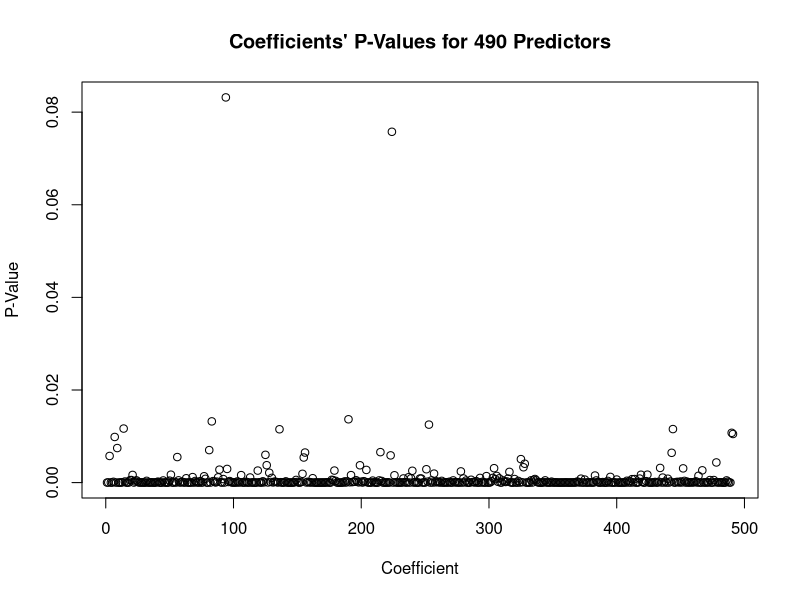
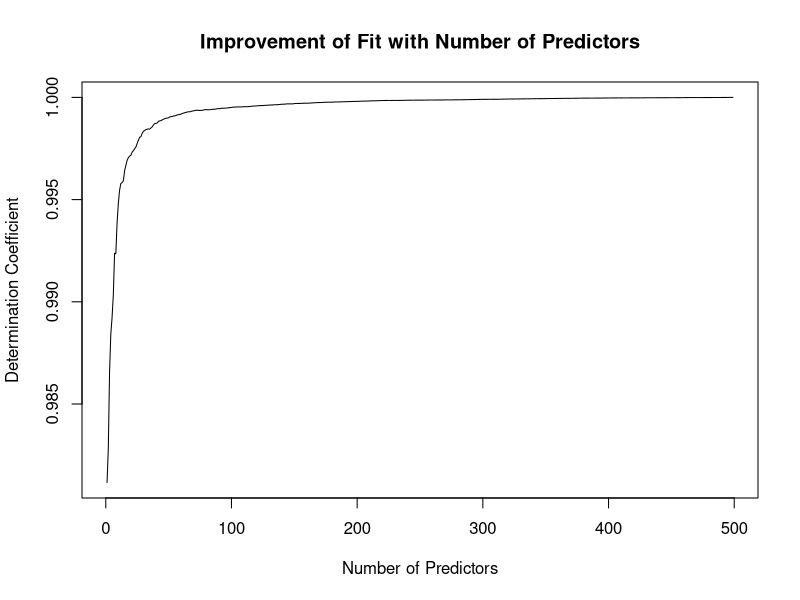

Generate these figures, in order, with R: (Note: a time limit stopped this script after it produced the figures.)
## ---- chunk 1
knitr::opts_chunk$set(echo = TRUE)
## ---- chunk 2
set.seed(8394756)
Epsilon = rnorm(500, 0, 1)
X = rnorm(500*500, 0, 2)
dim(X) = c(500, 500)
colnames(X) = paste0("X", 1:500)
slopesSet = runif(500, 1, 3)
Y = sapply(2:500, function(z) 1 + X[, 1:z] %*% slopesSet[1:z] + Epsilon)
## ---- chunk 3
completeModelDataFrame = data.frame(Y=Y[,490], X[, 1:491])
m2 = lm(Y[,1]~X[,1:2])
m490 = lm(Y~., data=completeModelDataFrame)
summary(m2)
plot(coefficients(summary(m490))[-1,4],
     main="Coefficients' P-Values for 490 Predictors", 
     xlab="Coefficient",
     ylab="P-Value")
## ---- chunk 4
confint(m2)[2,]
confint(m490)[2,]
## ---- chunk 5
rSquared<-sapply(2:500,function(z) summary(lm(Y~.,data=data.frame(Y=Y[,z-1],X[,1:z])))$r.squared)
plot(rSquared,type="l", 
     main="Improvement of Fit with Number of Predictors", 
     xlab="Number of Predictors", 
     ylab="Determination Coefficient")
adjustedRSquared<-sapply(2:500,function(z) summary(lm(Y~.,data=data.frame(Y=Y[,z-1],X[,1:z])))$adj.r.squared)
plot(adjustedRSquared,type="l",
     main="Improvement of Fit with Number of Predictors",
     xlab="Number of Predictors",
     ylab="Adjusted R-Squared")
## ---- chunk 6
leftConfInt<-suppressWarnings(sapply(2:500,function(z) confint(lm(Y~.,data=data.frame(Y=Y[,z-1],X[,1:z])))[2,1]))
rightConfInt<-suppressWarnings(sapply(2:500,function(z) confint(lm(Y~.,data=data.frame(Y=Y[,z-1],X[,1:z])))[2,2]))
matplot(1:490,cbind(leftConfInt[1:490],rightConfInt[1:490]),type="l",lty=1,
        lwd=2,col=c("red","blue"),main="Confidence Intervals for Beta_1",
        xlab="Number of Predictors",ylab="95% Confidence Intervals")
## ---- chunk 7
m10<-lm(Y~.,data=data.frame(Y=Y[,9],X[,1:10]))
(drop1.m10<-drop1(m10))
bestToDrop<-drop1.m10[which.min(drop1.m10$AIC),]
(step.m10<-step(m10,direction="both"))
